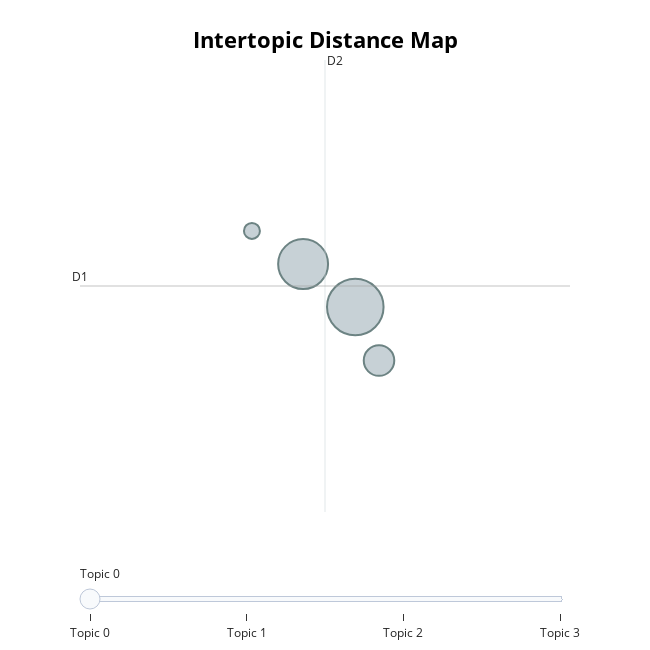

Notebook cell for this chart:
### Code cell
topic_model.visualize_topics()

### Figure 1 — Plotly figure (JSON) as saved in the notebook; plotly's stock layout.template omitted (floating-point values rounded to 4 significant figures)
{"data": [{"customdata": [[0, "to | school | the | students | you", 1818], [1, "you | to | in | the | is", 1418], [2, "of | in | our | technology | journalists", 530], [3, "first | impression | change | impressions | you", 145]], "hovertemplate": "<b>Topic %{customdata[0]}</b><br>Words: %{customdata[1]}<br>Size: %{customdata[2]}", "legendgroup": "", "marker": {"color": "#B0BEC5", "line": {"color": "DarkSlateGrey", "width": 2}, "size": [1818, 1418, 530, 145], "sizemode": "area", "sizeref": 1.136, "symbol": "circle"}, "mode": "markers", "name": "", "orientation": "v", "showlegend": false, "type": "scatter", "x": [16.64, 15.95, 16.96, 15.26], "xaxis": "x", "y": [12.78, 13.3, 12.14, 13.7], "yaxis": "y"}], "layout": {"annotations": [{"showarrow": false, "text": "D1", "x": 12.97, "y": 13.03, "yshift": 10}, {"showarrow": false, "text": "D2", "x": 16.24, "xshift": 10, "y": 15.75}], "height": 650, "hoverlabel": {"bgcolor": "white", "font": {"family": "Rockwell", "size": 16}}, "legend": {"itemsizing": "constant", "tracegroupgap": 0}, "margin": {"t": 60}, "shapes": [{"line": {"color": "#CFD8DC", "width": 2}, "type": "line", "x0": 16.24, "x1": 16.24, "y0": 10.32, "y1": 15.75}, {"line": {"color": "#9E9E9E", "width": 2}, "type": "line", "x0": 12.97, "x1": 19.5, "y0": 13.03, "y1": 13.03}], "sliders": [{"active": 0, "pad": {"t": 50}, "steps": [{"args": [{"marker.color": [["red", "#B0BEC5", "#B0BEC5", "#B0BEC5"]]}], "label": "Topic 0", "method": "update"}, {"args": [{"marker.color": [["#B0BEC5", "red", "#B0BEC5", "#B0BEC5"]]}], "label": "Topic 1", "method": "update"}, {"args": [{"marker.color": [["#B0BEC5", "#B0BEC5", "red", "#B0BEC5"]]}], "label": "Topic 2", "method": "update"}, {"args": [{"marker.color": [["#B0BEC5", "#B0BEC5", "#B0BEC5", "red"]]}], "label": "Topic 3", "method": "update"}]}], "title": {"font": {"color": "Black", "size": 22}, "text": "<b>Intertopic Distance Map", "x": 0.5, "xanchor": "center", "y": 0.95, "yanchor": "top"}, "width": 650, "xaxis": {"anchor": "y", "domain": [0, 1], "range": [12.97, 19.5], "title": {"text": ""}, "visible": false}, "yaxis": {"anchor": "x", "domain": [0, 1], "range": [10.32, 15.75], "title": {"text": ""}, "visible": false}}}
